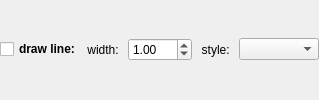
    <widget class="QWidget" name="widLineStyle" native="true">
     <layout class="QGridLayout" name="gridLayout_4" columnstretch="0,0,0,0,0,0">
      <property name="margin">
       <number>0</number>
      </property>
      <item row="0" column="0" colspan="2">
       <widget class="QCheckBox" name="chkDrawLine">
        <property name="font">
         <font>
          <weight>75</weight>
          <bold>true</bold>
         </font>
        </property>
        <property name="text">
         <string>draw line:</string>
        </property>
       </widget>
      </item>
      <item row="0" column="2">
       <widget class="QLabel" name="label9">
        <property name="text">
         <string>width: </string>
        </property>
        <property name="alignment">
         <set>Qt::AlignRight|Qt::AlignTrailing|Qt::AlignVCenter</set>
        </property>
       </widget>
      </item>
      <item row="0" column="3">
       <widget class="QDoubleSpinBox" name="spinLineWidth">
        <property name="prefix">
         <string/>
        </property>
        <property name="suffix">
         <string/>
        </property>
        <property name="maximum">
         <double>100.000000000000000</double>
        </property>
        <property name="singleStep">
         <double>5.000000000000000</double>
        </property>
        <property name="value">
         <double>1.000000000000000</double>
        </property>
       </widget>
      </item>
      <item row="0" column="4">
       <widget class="QLabel" name="label_33">
        <property name="text">
         <string> style: </string>
        </property>
        <property name="alignment">
         <set>Qt::AlignRight|Qt::AlignTrailing|Qt::AlignVCenter</set>
        </property>
       </widget>
      </item>
      <item row="0" column="5">
       <widget class="LineStyleComboBox" name="cmbLineStyle">
        <property name="sizePolicy">
         <sizepolicy hsizetype="MinimumExpanding" vsizetype="Fixed">
          <horstretch>0</horstretch>
          <verstretch>0</verstretch>
         </sizepolicy>
        </property>
        <property name="minimumSize">
         <size>
          <width>80</width>
          <height>0</height>
         </size>
        </property>
       </widget>
      </item>
     </layout>
    </widget>
